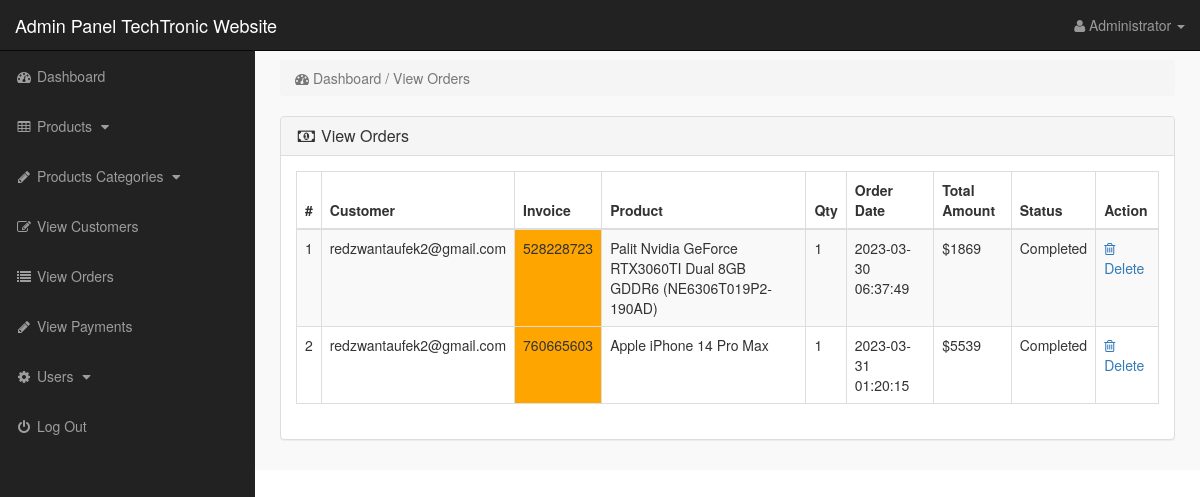
Screenshot of /admin_area/index.php?view_orders (signed in) with the database file from the repository.
### tables this page shows
CREATE TABLE `pending_orders` (
  `order_id` int(10) NOT NULL,
  `customer_id` int(10) NOT NULL,
  `invoice_no` int(10) NOT NULL,
  `product_id` text NOT NULL,
  `qty` int(10) NOT NULL,
  `size` text NOT NULL,
  `order_status` text NOT NULL
);

CREATE TABLE `customers` (
  `customer_id` int(10) NOT NULL,
  `customer_name` varchar(255) NOT NULL,
  `customer_email` varchar(255) NOT NULL,
  `customer_pass` varchar(255) NOT NULL,
  `customer_country` text NOT NULL,
  `customer_city` text NOT NULL,
  `customer_contact` varchar(255) NOT NULL,
  `customer_address` text NOT NULL,
  `customer_image` text NOT NULL,
  `customer_ip` varchar(255) NOT NULL,
  `customer_confirm_code` text NOT NULL
);

CREATE TABLE `products` (
  `product_id` int(10) NOT NULL,
  `p_cat_id` int(10) NOT NULL,
  `cat_id` int(10) NOT NULL,
  `manufacturer_id` int(10) NOT NULL,
  `date` timestamp NOT NULL DEFAULT current_timestamp() ON UPDATE current_timestamp(),
  `product_title` text NOT NULL,
  `product_url` text NOT NULL,
  `product_img1` text NOT NULL,
  `product_img2` text NOT NULL,
  `product_img3` text NOT NULL,
  `product_price` int(10) NOT NULL,
  `product_psp_price` int(100) NOT NULL,
  `product_desc` text NOT NULL,
  `product_features` text NOT NULL,
  `product_video` text NOT NULL,
  `product_keywords` text NOT NULL,
  `product_label` text NOT NULL,
  `status` varchar(255) NOT NULL
);

CREATE TABLE `customer_orders` (
  `order_id` int(10) NOT NULL,
  `customer_id` int(10) NOT NULL,
  `due_amount` int(100) NOT NULL,
  `invoice_no` int(100) NOT NULL,
  `qty` int(10) NOT NULL,
  `size` text NOT NULL,
  `order_date` timestamp NOT NULL DEFAULT current_timestamp() ON UPDATE current_timestamp(),
  `order_status` text NOT NULL
);

### admin_area/view_orders.php (the view)
<?php
if(!isset($_SESSION['admin_email'])){
echo "<script>window.open('login.php','_self')</script>";
}
else {
?>
<div class="row">
<div class="col-lg-12">
<ol class="breadcrumb">
<li class="active">
<i class="fa fa-dashboard"></i> Dashboard / View Orders
</li>
</ol>
</div>
</div>
<div class="row">
<div class="col-lg-12">
<div class="panel panel-default">
<div class="panel-heading">
<h3 class="panel-title">
<i class="fa fa-money fa-fw"></i> View Orders
</h3>
</div>
<div class="panel-body">
<div class="table-responsive">
<table class="table table-bordered table-hover table-striped">
<thead>
<tr>
<th>#</th>
<th>Customer</th>
<th>Invoice</th>
<th>Product</th>
<th>Qty</th>
<th>Order Date</th>
<th>Total Amount</th>
<th>Status</th>
<th>Action</th>
</tr>
</thead>
<tbody>
<?php
$i = 0;
$get_orders = "select * from pending_orders";
$run_orders = mysqli_query($con,$get_orders);
while ($row_orders = mysqli_fetch_array($run_orders)) {
$order_id = $row_orders['order_id'];
$c_id = $row_orders['customer_id'];
$invoice_no = $row_orders['invoice_no'];
$product_id = $row_orders['product_id'];
$qty = $row_orders['qty'];
$order_status = $row_orders['order_status'];
$get_products = "select * from products where product_id='$product_id'";
$run_products = mysqli_query($con,$get_products);
$row_products = mysqli_fetch_array($run_products);
$product_title = $row_products['product_title'];
$i++;
?>
<tr>
<td><?php echo $i; ?></td>
<td>
<?php
$get_customer = "select * from customers where customer_id='$c_id'";
$run_customer = mysqli_query($con,$get_customer);
$row_customer = mysqli_fetch_array($run_customer);
$customer_email = $row_customer['customer_email'];
echo $customer_email;
 ?>
 </td>
<td bgcolor="orange" ><?php echo $invoice_no; ?></td>
<td><?php echo $product_title; ?></td>
<td><?php echo $qty; ?></td>
<td>
<?php
$get_customer_order = "select * from customer_orders where order_id='$order_id'";
$run_customer_order = mysqli_query($con,$get_customer_order);
$row_customer_order = mysqli_fetch_array($run_customer_order);
$order_date = $row_customer_order['order_date'];
$due_amount = $row_customer_order['due_amount'];
echo $order_date;
?>
</td>
<td>$<?php echo $due_amount; ?></td>
<td>
<?php
if($order_status=='pending'){
echo $order_status='<div style="color:red;">Pending</div>';
}
else{
echo $order_status='Completed';
}
?>
</td>
<td>
<a href="index.php?order_delete=<?php echo $order_id; ?>" >
<i class="fa fa-trash-o" ></i> Delete
</a>
</td>
</tr>
<?php } ?>
</tbody>
</table>
</div>
</div>
</div>
</div>
</div>
<?php } ?>

### admin_area/includes/sidebar.php (shortened to what this page needs)
<?php
if(!isset($_SESSION['admin_email'])){
echo "<script>window.open('login.php','_self')</script>";
}
else {
?>
<nav class="navbar navbar-inverse navbar-fixed-top" >
<div class="navbar-header" >
<a class="navbar-brand" href="index.php?dashboard" >
    Admin Panel TechTronic Website
</a>
</div>
<ul class="nav navbar-right top-nav" >
<li class="dropdown" >
<a href="#" class="dropdown-toggle" data-toggle="dropdown" >
<i class="fa fa-user" ></i>
<?php echo $admin_name; ?> <b class="caret" ></b>
</a>
</li>
</ul>
<div class="collapse navbar-collapse navbar-ex1-collapse">
<ul class="nav navbar-nav side-nav">
<li>
<a href="index.php?dashboard">
<i class="fa fa-fw fa-dashboard"></i> Dashboard
</a>
</li>
<li>
<a href="#" data-toggle="collapse" data-target="#products">
<i class="fa fa-fw fa-table"></i> Products
<i class="fa fa-fw fa-caret-down"></i>
</a>
</li>
<li>
<a href="#" data-toggle="collapse" data-target="#p_cat">
<i class="fa fa-fw fa-pencil"></i> Products Categories
<i class="fa fa-fw fa-caret-down"></i>
</a>
</li>
<li>
<a href="index.php?view_customers">
<i class="fa fa-fw fa-edit"></i> View Customers
</a>
</li>
<li>
<a href="index.php?view_orders">
<i class="fa fa-fw fa-list"></i> View Orders
</a>
</li>
<li>
<a href="index.php?view_payments">
<i class="fa fa-fw fa-pencil"></i> View Payments
</a>
</li>
<li>
<a href="#" data-toggle="collapse" data-target="#users">
<i class="fa fa-fw fa-gear"></i> Users
<i class="fa fa-fw fa-caret-down"></i>
</a>
</li>
<li>
<a href="logout.php">
<i class="fa fa-fw fa-power-off"></i> Log Out
</a>
</li>
</ul>
</div>
</nav>
<?php } ?>

### admin_area/css/style.css (style rules this page uses)
body { margin-top:100px; }
@media (min-width: 768px) { body { margin-top:50px; } }
.top-nav { padding:0 15px; }
.top-nav>li { display:inline-block; float:left; }
.top-nav>li>a { padding-top:15px; padding-bottom:15px; line-height:20px; color:#999; }
@media (min-width: 768px) { .side-nav { position:fixed; top:51px; width:255px; border-radius:0; overflow-y:auto; background-color: #222; bottom:0; overflow-x:hidden; padding-bottom:40px; } }
@media (min-width: 768px) { .side-nav>li>a { width:255px; } }
.panel-body { border-radius:5px; }

### rows the page displays
pending_orders: customer.customer_email "redzwantaufek2@gmail.com", invoice_no "528228723", product.product_title "Palit Nvidia GeForce RTX3060TI Dual 8GB GDDR6 (NE6306T019P2-190AD)", qty "1", customer_orders.order_date "2023-03-30 06:37:49", customer_orders.due_amount "1869"
pending_orders: customer.customer_email "redzwantaufek2@gmail.com", invoice_no "760665603", product.product_title "Apple iPhone 14 Pro Max", qty "1", customer_orders.order_date "2023-03-31 01:20:15", customer_orders.due_amount "5539"

### other values shown
$admin_name "Administrator"
